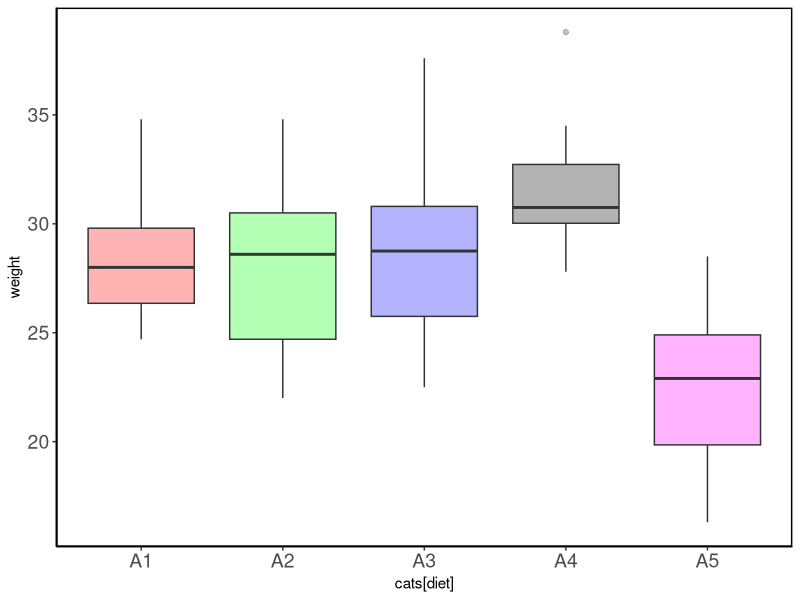
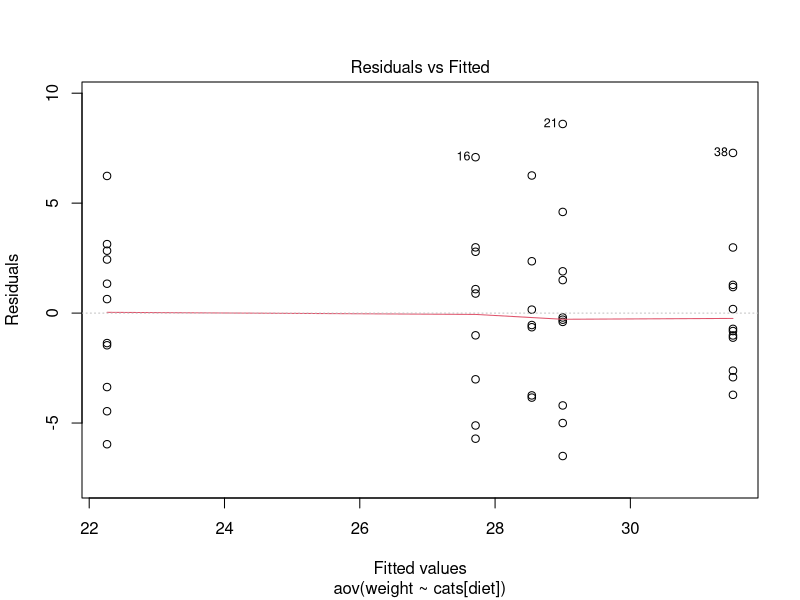
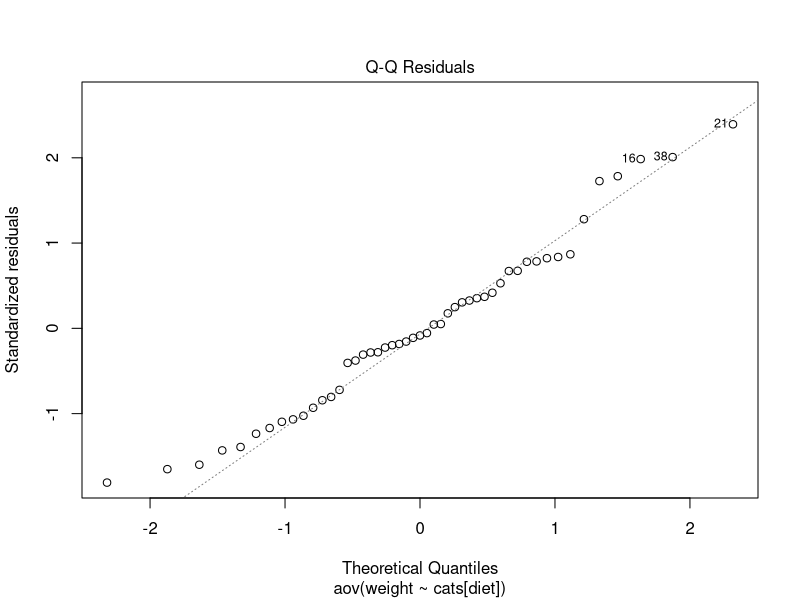

Recreate these plots in R, in order.
setwd(dirname(rstudioapi::getSourceEditorContext()$path))  #(put data in the same folder)
rm(list = ls()) #clear all other data
graphics.off()  #close existing graphics
library(ggplot2) #load library ggplot2

df <- read.table("data.txt",header=TRUE) #read data
cols <- c("red", "green", "blue", "black", "magenta") #colors
cats <- c("A1", "A2", "A3", "A4", "A5") #names of categories

p1 <- ggplot(df, aes(group=diet, x= cats[diet], y=weight)) +
  geom_boxplot(fill = cols, alpha = 0.3) +
  theme_classic()+
  theme(axis.text.x = element_text(size = 14), 
        axis.text.y = element_text(size = 14), 
        panel.border = element_rect(colour = "black", fill=NA, size=1), 
        legend.position = "none")

p1 #boxplot
res.aov <- aov(weight ~ cats[diet], data = df) #anova
summary(res.aov) #display anova outcome
TukeyHSD(res.aov) #perform Tukey test
plot(res.aov, 1) #residuals vs fitted
plot(res.aov, 2) #qq plot
